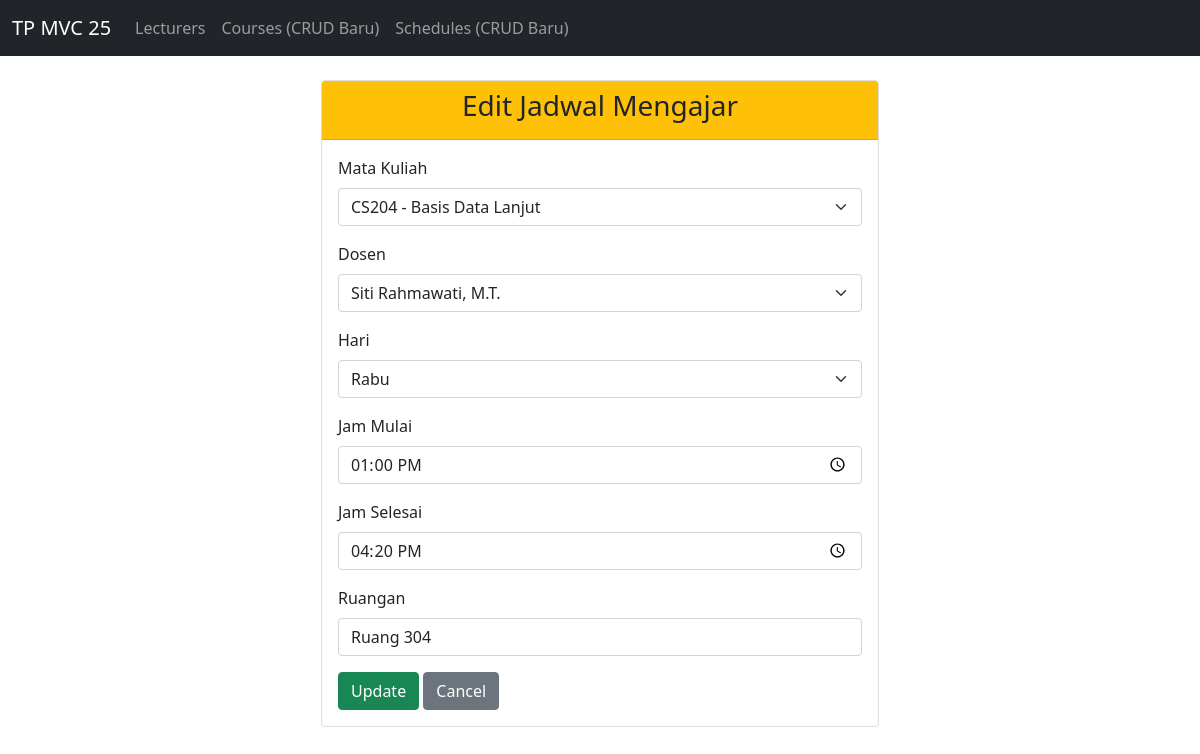
/Project/index.php?controller=schedule&action=edit&id=2, run on the app's committed database.
### tables this page shows
CREATE TABLE IF NOT EXISTS `teaching_schedules` (
  `id` INT(11) NOT NULL AUTO_INCREMENT,
  `course_id` INT(11) NOT NULL,
  `lecturer_id` INT(11) NOT NULL,
  `day_of_week` ENUM('Senin', 'Selasa', 'Rabu', 'Kamis', 'Jumat', 'Sabtu') NOT NULL,
  `start_time` TIME NOT NULL,
  `end_time` TIME NOT NULL,
  `room` VARCHAR(50) NOT NULL,
  PRIMARY KEY (`id`),
  KEY `fk_schedules_course` (`course_id`),
  KEY `fk_schedules_lecturer` (`lecturer_id`),
  CONSTRAINT `fk_schedules_course` FOREIGN KEY (`course_id`)
    REFERENCES `courses` (`id`) ON DELETE CASCADE ON UPDATE CASCADE,
  CONSTRAINT `fk_schedules_lecturer` FOREIGN KEY (`lecturer_id`)
    REFERENCES `lecturers` (`id`) ON DELETE CASCADE ON UPDATE CASCADE
);

CREATE TABLE IF NOT EXISTS `courses` (
  `id` INT(11) NOT NULL AUTO_INCREMENT,
  `course_code` VARCHAR(20) NOT NULL UNIQUE,
  `course_name` VARCHAR(120) NOT NULL,
  `credits` INT(2) NOT NULL DEFAULT 3,
  `semester` VARCHAR(20) NOT NULL,
  `lecturer_id` INT(11) NOT NULL,
  PRIMARY KEY (`id`),
  KEY `fk_courses_lecturer` (`lecturer_id`),
  CONSTRAINT `fk_courses_lecturer` FOREIGN KEY (`lecturer_id`)
    REFERENCES `lecturers` (`id`) ON DELETE CASCADE ON UPDATE CASCADE
);

CREATE TABLE IF NOT EXISTS `lecturers` (
  `id` INT(11) NOT NULL AUTO_INCREMENT,
  `name` VARCHAR(100) NOT NULL,
  `nidn` VARCHAR(30) NOT NULL UNIQUE,
  `email` VARCHAR(100) NOT NULL,
  `department` VARCHAR(80) NOT NULL DEFAULT 'Ilmu Komputer',
  `phone` VARCHAR(20) NOT NULL,
  `join_date` DATE NOT NULL,
  `status` ENUM('Active', 'Inactive') NOT NULL DEFAULT 'Active',
  PRIMARY KEY (`id`)
);

### Project/controllers/ScheduleController.php (called while the page is built, shortened)
<?php
require_once "models/Schedule.php";
require_once "models/Course.php";
require_once "models/Lecturer.php";
class ScheduleController
{
    private $scheduleModel;
    private $courseModel;
    private $lecturerModel;
    public function __construct($db)
    {
        $this->scheduleModel = new Schedule($db);
        $this->courseModel = new Course($db);
        $this->lecturerModel = new Lecturer($db);
    }
    public function edit()
    {
        $id = isset($_GET['id']) ? (int)$_GET['id'] : 0;
        $schedule = $this->scheduleModel->getById($id);
        $courses = $this->courseModel->getAllWithLecturer();
        $lecturers = $this->lecturerModel->getAll();
        require_once "views/schedules/edit.php";
    }
}

### Project/models/Course.php (called while the page is built, shortened)
<?php
class Course
{
    private $conn;
    private $table = "courses";
    public function __construct($db)
    {
        $this->conn = $db;
    }
    public function getAllWithLecturer()
    {
        $sql = "SELECT c.*, l.name AS lecturer_name, l.nidn
                FROM {$this->table} c
                JOIN lecturers l ON c.lecturer_id = l.id
                ORDER BY c.id DESC";
        return $this->conn->query($sql);
    }
}

### Project/models/Schedule.php (called while the page is built, shortened)
<?php
class Schedule
{
    private $conn;
    private $table = "teaching_schedules";
    public function __construct($db)
    {
        $this->conn = $db;
    }
    public function getById($id)
    {
        $stmt = $this->conn->prepare("SELECT * FROM {$this->table} WHERE id = ?");
        $stmt->bind_param("i", $id);
        $stmt->execute();
        return $stmt->get_result()->fetch_assoc();
    }
}

### Project/models/Lecturer.php (called while the page is built, shortened)
<?php
class Lecturer
{
    private $conn;
    private $table = "lecturers";
    public function __construct($db)
    {
        $this->conn = $db;
    }
    public function getAll()
    {
        $sql = "SELECT * FROM {$this->table} ORDER BY id DESC";
        return $this->conn->query($sql);
    }
}

### Project/views/schedules/edit.php (the view)
<?php require_once "views/layout/header.php"; ?>
<div class="col-lg-6 m-auto">
  <form method="post">
    <div class="card">
      <div class="card-header bg-warning text-dark text-center">
        <h3>Edit Jadwal Mengajar</h3>
      </div>
      <div class="card-body">
        <label class="form-label">Mata Kuliah</label>
        <select name="course_id" class="form-select mb-3" required>
          <?php while ($c = $courses->fetch_assoc()): ?>
            <option value="<?= $c['id'] ?>" <?= $c['id'] == $schedule['course_id'] ? 'selected' : '' ?>>
              <?= htmlspecialchars($c['course_code']) ?> - <?= htmlspecialchars($c['course_name']) ?>
            </option>
          <?php endwhile; ?>
        </select>
        <label class="form-label">Dosen</label>
        <select name="lecturer_id" class="form-select mb-3" required>
          <?php while ($l = $lecturers->fetch_assoc()): ?>
            <option value="<?= $l['id'] ?>" <?= $l['id'] == $schedule['lecturer_id'] ? 'selected' : '' ?>>
              <?= htmlspecialchars($l['name']) ?>
            </option>
          <?php endwhile; ?>
        </select>
        <label class="form-label">Hari</label>
        <select name="day_of_week" class="form-select mb-3" required>
          <?php foreach (['Senin', 'Selasa', 'Rabu', 'Kamis', 'Jumat', 'Sabtu'] as $day): ?>
            <option value="<?= $day ?>" <?= $schedule['day_of_week'] == $day ? 'selected' : '' ?>><?= $day ?></option>
          <?php endforeach; ?>
        </select>
        <label class="form-label">Jam Mulai</label>
        <input type="time" name="start_time" value="<?= htmlspecialchars($schedule['start_time']) ?>" class="form-control mb-3" required>
        <label class="form-label">Jam Selesai</label>
        <input type="time" name="end_time" value="<?= htmlspecialchars($schedule['end_time']) ?>" class="form-control mb-3" required>
        <label class="form-label">Ruangan</label>
        <input type="text" name="room" value="<?= htmlspecialchars($schedule['room']) ?>" class="form-control mb-3" required>
        <button class="btn btn-success" type="submit">Update</button>
        <a class="btn btn-secondary" href="index.php?controller=schedule&action=index">Cancel</a>
      </div>
    </div>
  </form>
</div>
<?php require_once "views/layout/footer.php"; ?>

### data on the page
teaching_schedules: course_id "CS204 - Basis Data Lanjut", lecturer_id "Siti Rahmawati, M.T.", day_of_week "Rabu", start_time "13:00:00", end_time "16:20:00", room "Ruang 304"
